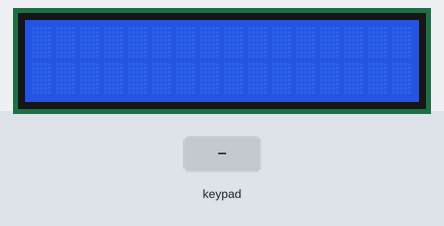
Bench run of a sketch on a simulated Arduino Uno, built with avr-gcc and run on an emulated ATmega328P. Shown: 16×2 character LCD. The test bench sets the inputs (shaded band). What the sketch prints to the serial monitor is not drawn.

Above: at 1.2 s.
1.3 s: key '2' pressed
At 1.9 s:
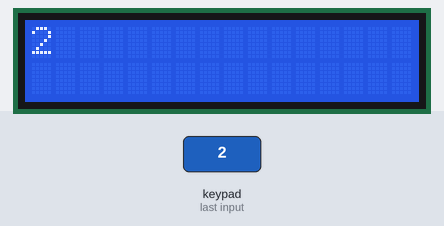
2.8 s: key '1' pressed
At 3.1 s:
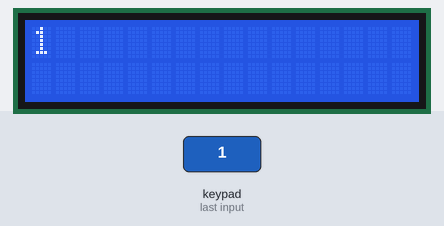
Timing chart, 0 to 5.8 s (numbered marks = the images above; inputs shaded):
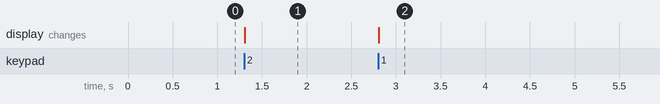

Measured:
- after the input at 1.3 s, the display: changes at once (image 1)
- after the input at 2.8 s, the display: changes at once (image 2)

The sketch:

keypad_LCD.ino
```cpp
#include <Wire.h>
#include <LiquidCrystal_I2C.h>
#include <Keypad.h>

const byte ROWS = 4;
const byte COLS = 1;

char hexaKeys[ROWS][COLS] = {
  {'2'},
  {'1'},
  {'4'},
  {'3'}
};

byte rowPins[ROWS] = {12, 11, 10, 9};
byte colPins[COLS] = {8};

Keypad customKeypad = Keypad(makeKeymap(hexaKeys), rowPins, colPins, ROWS, COLS);

LiquidCrystal_I2C lcd(0x27, 16, 2);

void setup(){
  lcd.backlight();
  lcd.init();
  Serial.begin(9600);
}

void loop(){
  char customKey = customKeypad.getKey();
  if (customKey){
    lcd.clear();
    lcd.setCursor(0, 0);
    lcd.print(customKey);
    Serial.println(customKey);
  }
}
```
